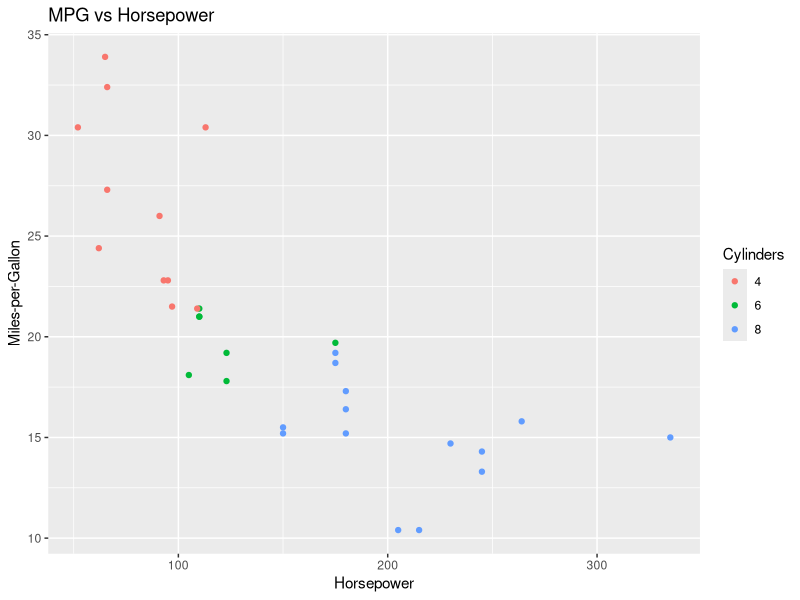
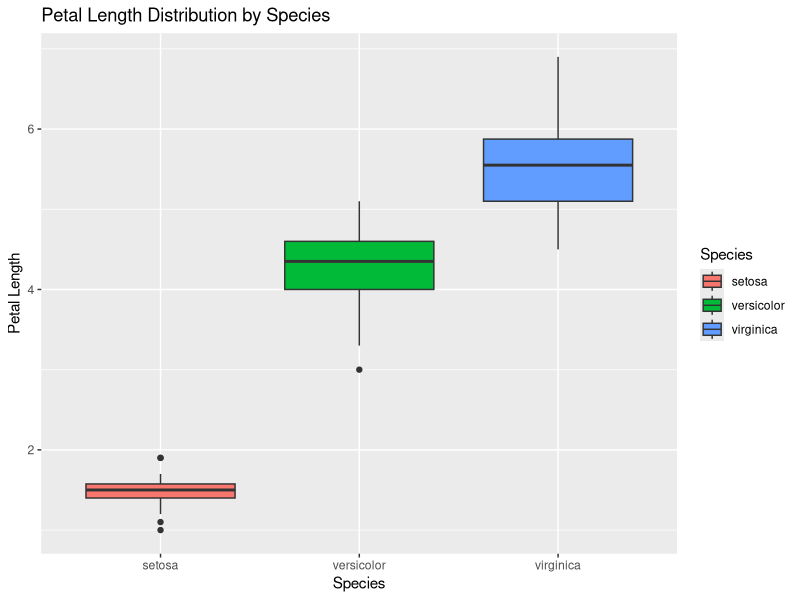
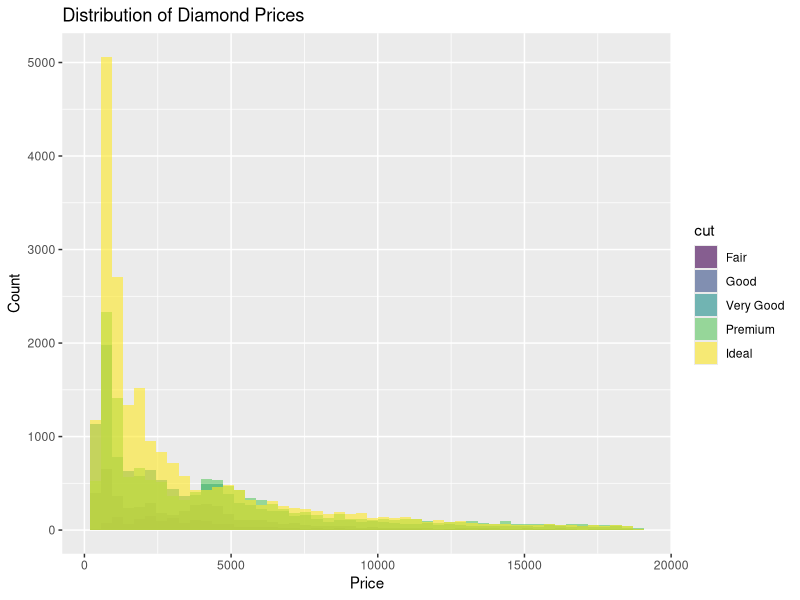
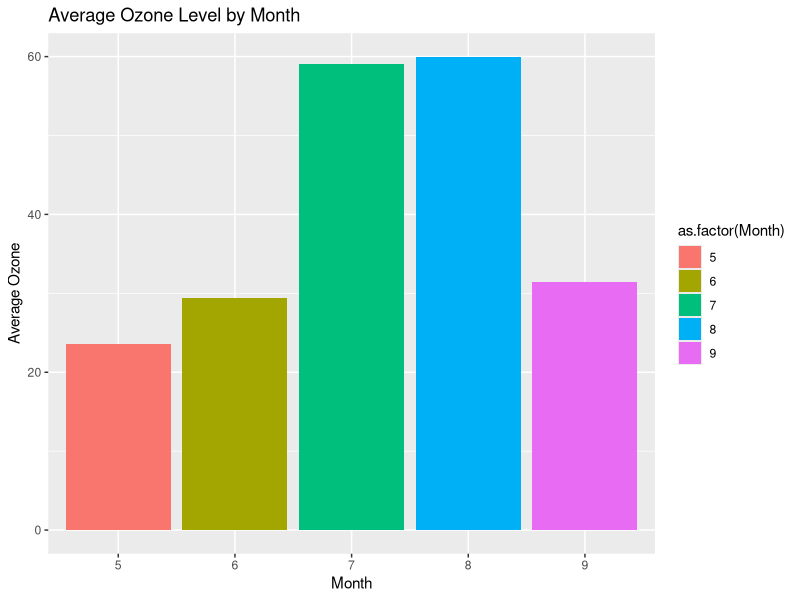
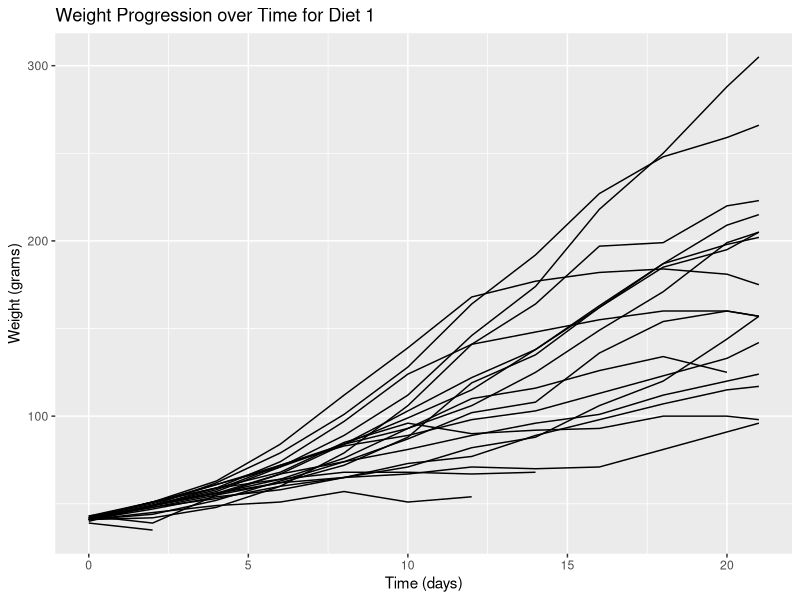
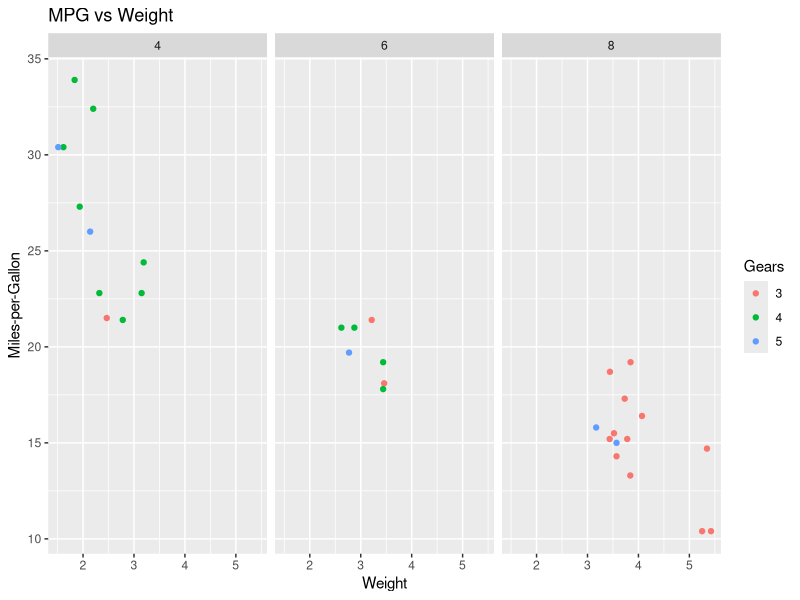
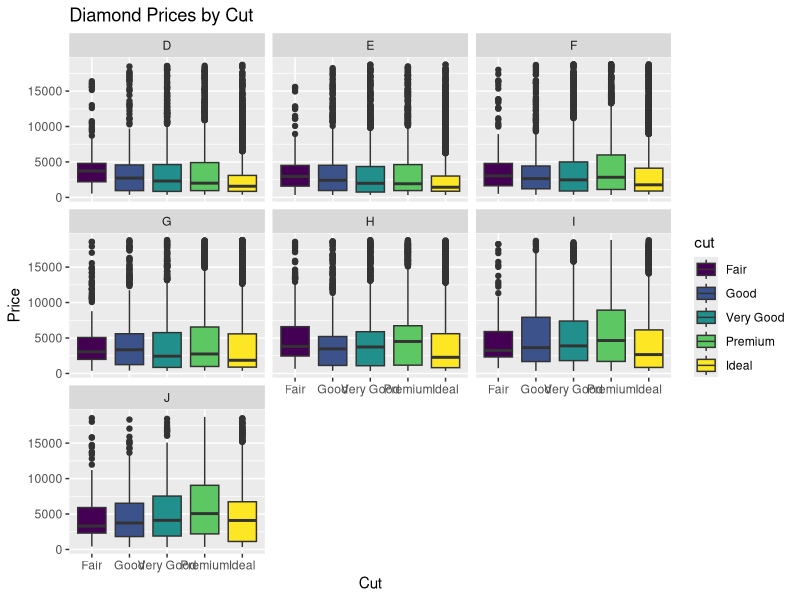
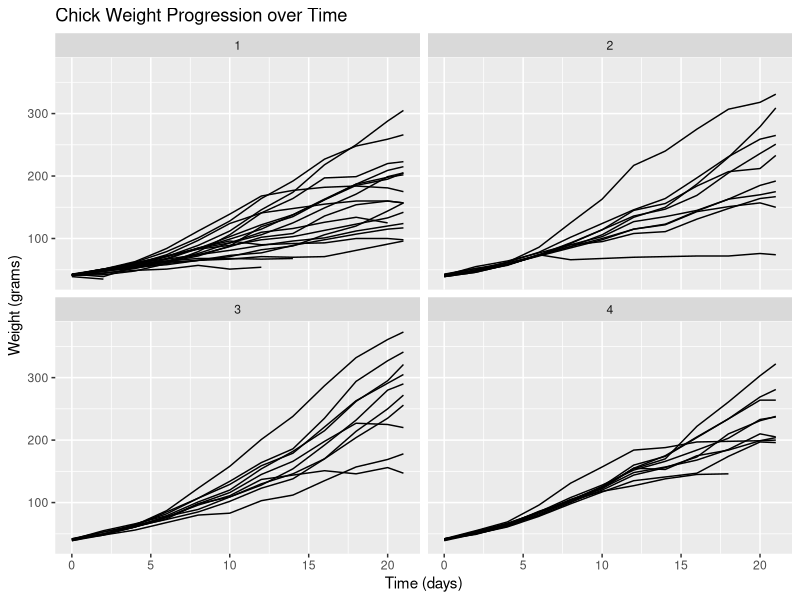

Generate these figures, in order, with R:
## ---- chunk 1
data(mtcars)
## ---- chunk 2
library(ggplot2)

plot1 <- ggplot(mtcars, aes(x = hp, y = mpg, color = as.factor(cyl))) +
  geom_point() +
  labs(title = "MPG vs Horsepower", x = "Horsepower", y = "Miles-per-Gallon", color = "Cylinders")

print(plot1)
## ---- chunk 3
data(iris)
## ---- chunk 4
plot2 <- ggplot(iris, aes(x = Species, y = Petal.Length, fill = Species)) +
  geom_boxplot() +
  labs(title = "Petal Length Distribution by Species", x = "Species", y = "Petal Length")

print(plot2)
## ---- chunk 5
library(ggplot2)
data(diamonds)
## ---- chunk 6
plot3 <- ggplot(diamonds, aes(x = price, fill = cut)) +
  geom_histogram(position = "identity", alpha = 0.6, bins = 50) +
  labs(title = "Distribution of Diamond Prices", x = "Price", y = "Count")

print(plot3)
## ---- chunk 7
data(airquality)
## ---- chunk 8
library(dplyr)

aq_avg <- airquality %>%
  group_by(Month) %>%
  summarize(average_ozone = mean(Ozone, na.rm = TRUE))

plot4 <- ggplot(aq_avg, aes(x = as.factor(Month), y = average_ozone, fill = as.factor(Month))) +
  geom_bar(stat = "identity") +
  labs(title = "Average Ozone Level by Month", x = "Month", y = "Average Ozone")

print(plot4)
## ---- chunk 9
data(ChickWeight)
## ---- chunk 10
plot5 <- ggplot(ChickWeight %>% filter(Diet == 1), aes(x = Time, y = weight, group = Chick)) +
  geom_line() +
  labs(title = "Weight Progression over Time for Diet 1", x = "Time (days)", y = "Weight (grams)")

print(plot5)
## ---- chunk 11
data(mtcars)
## ---- chunk 12
library(ggplot2)

plot1 <- ggplot(mtcars, aes(x = wt, y = mpg, color = as.factor(gear))) +
  geom_point() +
  labs(title = "MPG vs Weight", x = "Weight", y = "Miles-per-Gallon", color = "Gears") +
  facet_wrap(~cyl)

print(plot1)
## ---- chunk 13
library(ggplot2)
data(diamonds)
## ---- chunk 14
plot2 <- ggplot(diamonds, aes(x = cut, y = price, fill = cut)) +
  geom_boxplot() +
  labs(title = "Diamond Prices by Cut", x = "Cut", y = "Price") +
  facet_wrap(~color)

print(plot2)
## ---- chunk 15
data(ChickWeight)
## ---- chunk 16
plot3 <- ggplot(ChickWeight, aes(x = Time, y = weight, group = Chick)) +
  geom_line() +
  labs(title = "Chick Weight Progression over Time", x = "Time (days)", y = "Weight (grams)") +
  facet_wrap(~Diet)

print(plot3)
## ---- chunk 17
library(ggplot2)
data(mpg)
## ---- chunk 18
plot4 <- ggplot(mpg, aes(x = displ, y = hwy)) +
  geom_point(aes(color = class)) +
  labs(title = "Highway MPG vs Engine Displacement", x = "Engine Displacement", y = "Highway MPG", color = "Car Class") +
  facet_wrap(~drv)

print(plot4)
## ---- chunk 19
data(InsectSprays)
## ---- chunk 20
plot5 <- ggplot(InsectSprays, aes(x = spray, y = count, fill = spray)) +
  geom_boxplot() +
  labs(title = "Insect Counts by Spray Type", x = "Spray Type", y = "Insect Count") +
  facet_wrap(~spray)

print(plot5)
## ---- chunk 21
data(mtcars)
## ---- chunk 22
library(ggplot2)

plot1 <- ggplot(mtcars, aes(x = hp, y = mpg, color = hp)) +
  geom_point() +
  scale_color_gradient(low = "blue", high = "red") +
  labs(title = "MPG vs Horsepower") +
  theme(plot.title = element_text(size = 24, color = "darkgreen"))

print(plot1)
## ---- chunk 23
data(iris)
## ---- chunk 24
plot2 <- ggplot(iris, aes(x = Species, y = Sepal.Length, fill = Species)) +
  geom_boxplot() +
  scale_fill_manual(values = c("Setosa" = "purple", "Versicolor" = "orange", "Virginica" = "green")) +
  theme(legend.position = "none")

print(plot2)
## ---- chunk 25
library(ggplot2)
data(diamonds)
## ---- chunk 26
plot3 <- ggplot(diamonds, aes(x = price)) +
  geom_histogram(color = "navy", fill = "lightpink", bins = 30) +
  theme(
    axis.title.x = element_text(size = 18),
    axis.title.y = element_text(size = 18)
  )

print(plot3)
## ---- chunk 27
library(ggplot2)
data(mpg)
## ---- chunk 28
plot4 <- ggplot(mpg, aes(x = displ, y = hwy, shape = drv)) +
  geom_point(aes(color = class), size = 3) +
  scale_shape_manual(
    name = "Drive Type",
    values = c("f" = 16, "r" = 17, "4" = 18),
    labels = c("Front", "Rear", "Four-wheel")
  )

print(plot4)
## ---- chunk 29
data(ToothGrowth)
## ---- chunk 30
library(dplyr)
library(ggplot2)

tooth_avg <- ToothGrowth %>%
  group_by(supp, dose) %>%
  summarize(average_len = mean(len))

plot5 <- ggplot(tooth_avg, aes(x = supp, y = average_len, fill = as.factor(dose))) +
  geom_bar(stat = "identity", position = "dodge") +
  scale_fill_manual(values = c("0.5" = "lightblue", "1.0" = "pink", "2.0" = "yellow")) +
  theme(legend.position = "bottom")

print(plot5)
